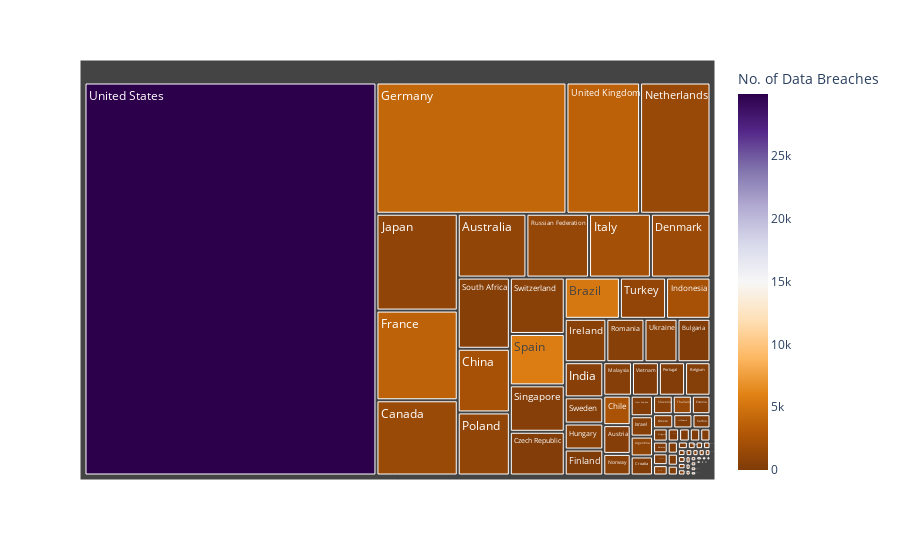

The notebook cell saved with this chart:
### Code cell
plot_treemap(server_data_breach)

### Figure 1 — Plotly figure (JSON) as saved in the notebook; plotly's stock layout.template omitted (floating-point values rounded to 4 significant figures; data arrays with more than 128 entries replaced by an {"elided": "..."} marker saying what was removed)
{"data": [{"branchvalues": "total", "customdata": {"elided": "148x2 mixed values"}, "domain": {"x": [0, 1], "y": [0, 1]}, "hovertemplate": "Country=%{customdata[0]}<br>No. of Data Breaches=%{color}<br>labels=%{label}<br>No.of Secure Servers=%{value}<br>parent=%{parent}<br>id=%{id}<extra></extra>", "ids": {"elided": "148 str values"}, "labels": {"elided": "148 str values"}, "marker": {"coloraxis": "coloraxis", "colors": {"elided": "148 int values"}}, "name": "", "parents": {"elided": "148 str values"}, "type": "treemap", "values": {"elided": "148 int values"}}], "layout": {"coloraxis": {"colorbar": {"title": {"text": "No. of Data Breaches"}}, "colorscale": [[0, "rgb(127,59,8)"], [0.1, "rgb(179,88,6)"], [0.2, "rgb(224,130,20)"], [0.3, "rgb(253,184,99)"], [0.4, "rgb(254,224,182)"], [0.5, "rgb(247,247,247)"], [0.6, "rgb(216,218,235)"], [0.7, "rgb(178,171,210)"], [0.8, "rgb(128,115,172)"], [0.9, "rgb(84,39,136)"], [1, "rgb(45,0,75)"]]}, "legend": {"tracegroupgap": 0}, "margin": {"t": 60}}}
